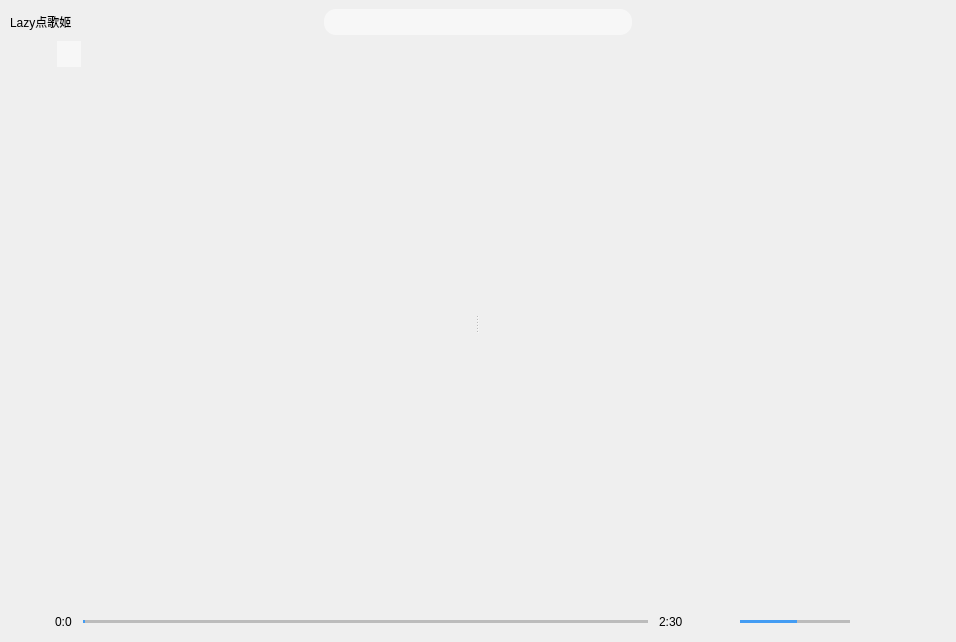
<?xml version="1.0" encoding="UTF-8"?>
<ui version="4.0">
 <class>OrderPlayerWindow</class>
 <widget class="QMainWindow" name="OrderPlayerWindow">
  <property name="geometry">
   <rect>
    <x>0</x>
    <y>0</y>
    <width>956</width>
    <height>642</height>
   </rect>
  </property>
  <property name="windowTitle">
   <string>Lazy点歌姬</string>
  </property>
  <property name="windowIcon">
   <iconset resource="resources.qrc">
    <normaloff>:/icons/candy</normaloff>:/icons/candy</iconset>
  </property>
  <property name="styleSheet">
   <string notr="true"/>
  </property>
  <widget class="QWidget" name="centralwidget">
   <layout class="QVBoxLayout" name="verticalLayout_3" stretch="0,1,0">
    <item>
     <layout class="QHBoxLayout" name="searchEditLayout" stretch="1,1,1">
      <property name="leftMargin">
       <number>0</number>
      </property>
      <item>
       <widget class="QPushButton" name="titleButton">
        <property name="styleSheet">
         <string notr="true">text-align: left;</string>
        </property>
        <property name="text">
         <string>Lazy点歌姬</string>
        </property>
        <property name="icon">
         <iconset resource="resources.qrc">
          <normaloff>:/icons/candy</normaloff>:/icons/candy</iconset>
        </property>
        <property name="flat">
         <bool>true</bool>
        </property>
       </widget>
      </item>
      <item>
       <widget class="QWidget" name="widget" native="true">
        <property name="sizePolicy">
         <sizepolicy hsizetype="Minimum" vsizetype="Preferred">
          <horstretch>0</horstretch>
          <verstretch>0</verstretch>
         </sizepolicy>
        </property>
        <property name="minimumSize">
         <size>
          <width>20</width>
          <height>24</height>
         </size>
        </property>
        <property name="styleSheet">
         <string notr="true">#widget
{
	border: none;
	border-radius: 12px;
	background: rgba(255, 255, 255, 128);
}</string>
        </property>
        <layout class="QHBoxLayout" name="horizontalLayout">
         <property name="leftMargin">
          <number>9</number>
         </property>
         <property name="topMargin">
          <number>2</number>
         </property>
         <property name="bottomMargin">
          <number>2</number>
         </property>
         <item>
          <widget class="QLineEdit" name="searchEdit">
           <property name="styleSheet">
            <string notr="true">QLineEdit
{
	border: none;
	background: transparent;
}</string>
           </property>
          </widget>
         </item>
         <item>
          <widget class="QPushButton" name="searchButton">
           <property name="styleSheet">
            <string notr="true">background: transparent;</string>
           </property>
           <property name="text">
            <string/>
           </property>
           <property name="icon">
            <iconset resource="resources.qrc">
             <normaloff>:/icons/search</normaloff>:/icons/search</iconset>
           </property>
           <property name="flat">
            <bool>true</bool>
           </property>
          </widget>
         </item>
        </layout>
       </widget>
      </item>
      <item>
       <widget class="QWidget" name="searchRightSpacingWidget" native="true">
        <layout class="QHBoxLayout" name="horizontalLayout_2">
         <property name="spacing">
          <number>0</number>
         </property>
         <property name="leftMargin">
          <number>0</number>
         </property>
         <property name="topMargin">
          <number>0</number>
         </property>
         <property name="rightMargin">
          <number>0</number>
         </property>
         <property name="bottomMargin">
          <number>0</number>
         </property>
         <item>
          <spacer name="horizontalSpacer">
           <property name="orientation">
            <enum>Qt::Horizontal</enum>
           </property>
           <property name="sizeHint" stdset="0">
            <size>
             <width>40</width>
             <height>20</height>
            </size>
           </property>
          </spacer>
         </item>
         <item>
          <widget class="QPushButton" name="settingsButton">
           <property name="text">
            <string/>
           </property>
           <property name="icon">
            <iconset resource="resources.qrc">
             <normaloff>:/icons/settings</normaloff>:/icons/settings</iconset>
           </property>
           <property name="flat">
            <bool>true</bool>
           </property>
          </widget>
         </item>
        </layout>
       </widget>
      </item>
     </layout>
    </item>
    <item>
     <widget class="QSplitter" name="splitter">
      <property name="sizePolicy">
       <sizepolicy hsizetype="Minimum" vsizetype="Preferred">
        <horstretch>0</horstretch>
        <verstretch>0</verstretch>
       </sizepolicy>
      </property>
      <property name="styleSheet">
       <string notr="true">QWidget
{
	background: transparent;
}</string>
      </property>
      <property name="orientation">
       <enum>Qt::Horizontal</enum>
      </property>
      <widget class="QWidget" name="layoutWidget">
       <layout class="QVBoxLayout" name="verticalLayout">
        <property name="leftMargin">
         <number>0</number>
        </property>
        <property name="bottomMargin">
         <number>0</number>
        </property>
        <item>
         <widget class="QTabWidget" name="listTabWidget">
          <property name="enabled">
           <bool>true</bool>
          </property>
          <property name="styleSheet">
           <string notr="true">QTabWidget
{
	background: transparent;
	border: none;
}

QTabWidget::tab-bar
{
	background: transparent;
	border: none;
}

QTabWidget::pane
{
	background: transparent;
	border: none;
}

QTabBar::tab
{
	background: transparent;
}

QTabBar::tab:hover
{
	background: rgba(255,255,255,64);
}

QTabBar::tab:selected
{
	background: rgba(255,255,255,128);
}

QTabBar::tab:disabled
{
	width: 0;
	color: transparent;
	tab-image: none;
}</string>
          </property>
          <property name="tabShape">
           <enum>QTabWidget::Rounded</enum>
          </property>
          <property name="currentIndex">
           <number>2</number>
          </property>
          <widget class="QWidget" name="tab">
           <property name="styleSheet">
            <string notr="true">QWidget
{
	background: transparent;
	border: none;
}</string>
           </property>
           <attribute name="icon">
            <iconset resource="resources.qrc">
             <normaloff>:/icons/order</normaloff>:/icons/order</iconset>
           </attribute>
           <attribute name="title">
            <string/>
           </attribute>
           <attribute name="toolTip">
            <string>点歌：根据弹幕自动搜索添加</string>
           </attribute>
           <layout class="QVBoxLayout" name="verticalLayout_4">
            <property name="leftMargin">
             <number>0</number>
            </property>
            <property name="topMargin">
             <number>0</number>
            </property>
            <property name="rightMargin">
             <number>0</number>
            </property>
            <property name="bottomMargin">
             <number>0</number>
            </property>
            <item>
             <widget class="QListView" name="orderSongsListView">
              <property name="contextMenuPolicy">
               <enum>Qt::CustomContextMenu</enum>
              </property>
              <property name="styleSheet">
               <string notr="true">#orderSongsListView
{
	background: transparent;
	border: none;
}</string>
              </property>
              <property name="editTriggers">
               <set>QAbstractItemView::NoEditTriggers</set>
              </property>
              <property name="selectionMode">
               <enum>QAbstractItemView::ExtendedSelection</enum>
              </property>
              <property name="selectionBehavior">
               <enum>QAbstractItemView::SelectRows</enum>
              </property>
             </widget>
            </item>
           </layout>
          </widget>
          <widget class="QWidget" name="tab_4">
           <property name="styleSheet">
            <string notr="true">QWidget
{
	background: transparent;
	border: none;
}</string>
           </property>
           <attribute name="icon">
            <iconset resource="resources.qrc">
             <normaloff>:/icons/random</normaloff>:/icons/random</iconset>
           </attribute>
           <attribute name="title">
            <string/>
           </attribute>
           <attribute name="toolTip">
            <string>常时：没有点歌时随机播放里面的</string>
           </attribute>
           <layout class="QVBoxLayout" name="verticalLayout_9">
            <property name="leftMargin">
             <number>0</number>
            </property>
            <property name="topMargin">
             <number>0</number>
            </property>
            <property name="rightMargin">
             <number>0</number>
            </property>
            <property name="bottomMargin">
             <number>0</number>
            </property>
            <item>
             <widget class="QListView" name="normalSongsListView">
              <property name="contextMenuPolicy">
               <enum>Qt::CustomContextMenu</enum>
              </property>
              <property name="styleSheet">
               <string notr="true">#playHistoriesListView
{
	background: transparent;
	border: none;
}</string>
              </property>
              <property name="editTriggers">
               <set>QAbstractItemView::NoEditTriggers</set>
              </property>
              <property name="selectionMode">
               <enum>QAbstractItemView::ExtendedSelection</enum>
              </property>
              <property name="selectionBehavior">
               <enum>QAbstractItemView::SelectRows</enum>
              </property>
             </widget>
            </item>
           </layout>
          </widget>
          <widget class="QWidget" name="tab_2">
           <property name="styleSheet">
            <string notr="true">QWidget
{
	background: transparent;
	border: none;
}</string>
           </property>
           <attribute name="icon">
            <iconset resource="resources.qrc">
             <normaloff>:/icons/favorite</normaloff>:/icons/favorite</iconset>
           </attribute>
           <attribute name="title">
            <string/>
           </attribute>
           <attribute name="toolTip">
            <string>收藏</string>
           </attribute>
           <layout class="QVBoxLayout" name="verticalLayout_5">
            <property name="leftMargin">
             <number>0</number>
            </property>
            <property name="topMargin">
             <number>0</number>
            </property>
            <property name="rightMargin">
             <number>0</number>
            </property>
            <property name="bottomMargin">
             <number>0</number>
            </property>
            <item>
             <widget class="QListView" name="favoriteSongsListView">
              <property name="contextMenuPolicy">
               <enum>Qt::CustomContextMenu</enum>
              </property>
              <property name="styleSheet">
               <string notr="true">#favoriteSongsListView
{
	background: transparent;
	border: none;
}



</string>
              </property>
              <property name="editTriggers">
               <set>QAbstractItemView::EditKeyPressed</set>
              </property>
              <property name="selectionMode">
               <enum>QAbstractItemView::ExtendedSelection</enum>
              </property>
              <property name="selectionBehavior">
               <enum>QAbstractItemView::SelectRows</enum>
              </property>
             </widget>
            </item>
           </layout>
          </widget>
          <widget class="QWidget" name="tab_5">
           <property name="enabled">
            <bool>true</bool>
           </property>
           <property name="styleSheet">
            <string notr="true">QWidget
{
	background: transparent;
	border: none;
}</string>
           </property>
           <attribute name="icon">
            <iconset resource="resources.qrc">
             <normaloff>:/icons/playlist</normaloff>:/icons/playlist</iconset>
           </attribute>
           <attribute name="title">
            <string/>
           </attribute>
           <attribute name="toolTip">
            <string>歌单</string>
           </attribute>
           <layout class="QVBoxLayout" name="verticalLayout_10">
            <property name="leftMargin">
             <number>0</number>
            </property>
            <property name="topMargin">
             <number>0</number>
            </property>
            <property name="rightMargin">
             <number>0</number>
            </property>
            <property name="bottomMargin">
             <number>0</number>
            </property>
            <item>
             <widget class="QListView" name="listSongsListView">
              <property name="enabled">
               <bool>true</bool>
              </property>
              <property name="contextMenuPolicy">
               <enum>Qt::CustomContextMenu</enum>
              </property>
              <property name="styleSheet">
               <string notr="true">#playHistoriesListView
{
	background: transparent;
	border: none;
}</string>
              </property>
              <property name="editTriggers">
               <set>QAbstractItemView::NoEditTriggers</set>
              </property>
              <property name="selectionMode">
               <enum>QAbstractItemView::ExtendedSelection</enum>
              </property>
              <property name="selectionBehavior">
               <enum>QAbstractItemView::SelectRows</enum>
              </property>
             </widget>
            </item>
           </layout>
          </widget>
          <widget class="QWidget" name="tab_3">
           <property name="styleSheet">
            <string notr="true">QWidget
{
	background: transparent;
	border: none;
}</string>
           </property>
           <attribute name="icon">
            <iconset resource="resources.qrc">
             <normaloff>:/icons/history</normaloff>:/icons/history</iconset>
           </attribute>
           <attribute name="title">
            <string/>
           </attribute>
           <attribute name="toolTip">
            <string>历史</string>
           </attribute>
           <layout class="QVBoxLayout" name="verticalLayout_6">
            <property name="leftMargin">
             <number>0</number>
            </property>
            <property name="topMargin">
             <number>0</number>
            </property>
            <property name="rightMargin">
             <number>0</number>
            </property>
            <property name="bottomMargin">
             <number>0</number>
            </property>
            <item>
             <widget class="QListView" name="historySongsListView">
              <property name="contextMenuPolicy">
               <enum>Qt::CustomContextMenu</enum>
              </property>
              <property name="styleSheet">
               <string notr="true">#playHistoriesListView
{
	background: transparent;
	border: none;
}</string>
              </property>
              <property name="editTriggers">
               <set>QAbstractItemView::NoEditTriggers</set>
              </property>
              <property name="selectionMode">
               <enum>QAbstractItemView::ExtendedSelection</enum>
              </property>
              <property name="selectionBehavior">
               <enum>QAbstractItemView::SelectRows</enum>
              </property>
             </widget>
            </item>
           </layout>
          </widget>
         </widget>
        </item>
        <item>
         <layout class="QHBoxLayout" name="horizontalLayout_5" stretch="0,1">
          <item>
           <widget class="QLabel" name="playingCoverLabel">
            <property name="minimumSize">
             <size>
              <width>50</width>
              <height>50</height>
             </size>
            </property>
            <property name="text">
             <string/>
            </property>
           </widget>
          </item>
          <item>
           <layout class="QVBoxLayout" name="verticalLayout_2">
            <property name="spacing">
             <number>0</number>
            </property>
            <item>
             <widget class="QLabel" name="playingNameLabel">
              <property name="text">
               <string/>
              </property>
             </widget>
            </item>
            <item>
             <widget class="QLabel" name="playingArtistLabel">
              <property name="styleSheet">
               <string notr="true">QLabel{
	color:gray;
}</string>
              </property>
              <property name="text">
               <string/>
              </property>
             </widget>
            </item>
           </layout>
          </item>
         </layout>
        </item>
       </layout>
      </widget>
      <widget class="QStackedWidget" name="bodyStackWidget">
       <property name="layoutDirection">
        <enum>Qt::LeftToRight</enum>
       </property>
       <property name="styleSheet">
        <string notr="true">QStackWidget
{
	background: transparent;
	border: none;
}</string>
       </property>
       <property name="currentIndex">
        <number>0</number>
       </property>
       <widget class="QWidget" name="searchResultPage">
        <layout class="QVBoxLayout" name="verticalLayout_7">
         <property name="leftMargin">
          <number>5</number>
         </property>
         <property name="topMargin">
          <number>0</number>
         </property>
         <property name="rightMargin">
          <number>0</number>
         </property>
         <property name="bottomMargin">
          <number>0</number>
         </property>
         <item>
          <widget class="QTableWidget" name="searchResultTable">
           <property name="contextMenuPolicy">
            <enum>Qt::CustomContextMenu</enum>
           </property>
           <property name="styleSheet">
            <string notr="true">QTableWidget
{
	background: transparent;
	border: none;
	alternate-background-color: rgba(132, 136, 139, 20);
}

QHeaderView::section
{
	background-color: transparent;
}

QTableCornerButton::section
{
	background:transparent;
}</string>
           </property>
           <property name="editTriggers">
            <set>QAbstractItemView::EditKeyPressed</set>
           </property>
           <property name="alternatingRowColors">
            <bool>true</bool>
           </property>
           <property name="selectionMode">
            <enum>QAbstractItemView::ExtendedSelection</enum>
           </property>
           <property name="selectionBehavior">
            <enum>QAbstractItemView::SelectRows</enum>
           </property>
           <property name="verticalScrollMode">
            <enum>QAbstractItemView::ScrollPerPixel</enum>
           </property>
           <property name="horizontalScrollMode">
            <enum>QAbstractItemView::ScrollPerPixel</enum>
           </property>
           <property name="showGrid">
            <bool>false</bool>
           </property>
           <attribute name="horizontalHeaderShowSortIndicator" stdset="0">
            <bool>true</bool>
           </attribute>
           <attribute name="verticalHeaderVisible">
            <bool>false</bool>
           </attribute>
          </widget>
         </item>
        </layout>
       </widget>
       <widget class="QWidget" name="lyricsPage">
        <property name="styleSheet">
         <string notr="true">#lyricsPage
{
	background: transparent;
}</string>
        </property>
        <layout class="QVBoxLayout" name="verticalLayout_8">
         <property name="leftMargin">
          <number>5</number>
         </property>
         <property name="topMargin">
          <number>0</number>
         </property>
         <property name="rightMargin">
          <number>0</number>
         </property>
         <property name="bottomMargin">
          <number>0</number>
         </property>
         <item>
          <widget class="QScrollArea" name="scrollArea">
           <property name="contextMenuPolicy">
            <enum>Qt::CustomContextMenu</enum>
           </property>
           <property name="styleSheet">
            <string notr="true">QScrollArea
{
	background: transparent;
	border: none;
}</string>
           </property>
           <property name="widgetResizable">
            <bool>true</bool>
           </property>
           <widget class="LyricStreamWidget" name="lyricWidget">
            <property name="geometry">
             <rect>
              <x>0</x>
              <y>0</y>
              <width>456</width>
              <height>514</height>
             </rect>
            </property>
            <property name="styleSheet">
             <string notr="true">#lyricWidget
{
	background: transparent;
}</string>
            </property>
           </widget>
          </widget>
         </item>
        </layout>
       </widget>
      </widget>
     </widget>
    </item>
    <item>
     <layout class="QHBoxLayout" name="horizontalLayout_4">
      <item>
       <widget class="QPushButton" name="playButton">
        <property name="text">
         <string/>
        </property>
        <property name="icon">
         <iconset resource="resources.qrc">
          <normaloff>:/icons/play</normaloff>:/icons/play</iconset>
        </property>
        <property name="flat">
         <bool>true</bool>
        </property>
       </widget>
      </item>
      <item>
       <widget class="QLabel" name="playingCurrentTimeLabel">
        <property name="text">
         <string>0:0</string>
        </property>
       </widget>
      </item>
      <item>
       <widget class="QSlider" name="playProgressSlider">
        <property name="styleSheet">
         <string notr="true">QSlider{ border-color: #bcbcbc; }
QSlider::groove:horizontal { border: 1px solid #999999; height: 1px; margin: 0px 0; left: 5px; right: 5px; }
QSlider::handle:horizontal { border: 0px ; border-image: url(:/icons/heart); width: 15px; margin: -7px -7px -7px -7px; }
QSlider::add-page:horizontal{ background: qlineargradient(spread:pad, x1:0, y1:1, x2:0, y2:0, stop:0 #bcbcbc, stop:0.25 #bcbcbc, stop:0.5 #bcbcbc, stop:1 #bcbcbc); } 
QSlider::sub-page:horizontal{ background: qlineargradient(spread:pad, x1:0, y1:1, x2:0, y2:0, stop:0 #439cf3, stop:0.25 #439cf3, stop:0.5 #439cf3, stop:1 #439cf3); }</string>
        </property>
        <property name="orientation">
         <enum>Qt::Horizontal</enum>
        </property>
       </widget>
      </item>
      <item>
       <widget class="QLabel" name="playingAllTimeLabel">
        <property name="text">
         <string>2:30</string>
        </property>
       </widget>
      </item>
      <item>
       <widget class="QPushButton" name="volumeButton">
        <property name="text">
         <string/>
        </property>
        <property name="icon">
         <iconset resource="resources.qrc">
          <normaloff>:/icons/volume</normaloff>:/icons/volume</iconset>
        </property>
        <property name="flat">
         <bool>true</bool>
        </property>
       </widget>
      </item>
      <item>
       <widget class="QSlider" name="volumeSlider">
        <property name="maximumSize">
         <size>
          <width>120</width>
          <height>16777215</height>
         </size>
        </property>
        <property name="styleSheet">
         <string notr="true">QSlider{ border-color: #bcbcbc; }
QSlider::groove:horizontal { border: 1px solid #999999; height: 1px; margin: 0px 0; left: 5px; right: 5px; }
QSlider::handle:horizontal { border: 0px ; border-image: url(:/icons/heart2); width: 15px; margin: -7px -7px -7px -7px; }
QSlider::add-page:horizontal{ background: qlineargradient(spread:pad, x1:0, y1:1, x2:0, y2:0, stop:0 #bcbcbc, stop:0.25 #bcbcbc, stop:0.5 #bcbcbc, stop:1 #bcbcbc); } 
QSlider::sub-page:horizontal{ background: qlineargradient(spread:pad, x1:0, y1:1, x2:0, y2:0, stop:0 #439cf3, stop:0.25 #439cf3, stop:0.5 #439cf3, stop:1 #439cf3); }</string>
        </property>
        <property name="maximum">
         <number>100</number>
        </property>
        <property name="singleStep">
         <number>10</number>
        </property>
        <property name="value">
         <number>50</number>
        </property>
        <property name="orientation">
         <enum>Qt::Horizontal</enum>
        </property>
       </widget>
      </item>
      <item>
       <widget class="QPushButton" name="circleModeButton">
        <property name="text">
         <string/>
        </property>
        <property name="icon">
         <iconset resource="resources.qrc">
          <normaloff>:/icons/order_list</normaloff>:/icons/order_list</iconset>
        </property>
        <property name="autoDefault">
         <bool>false</bool>
        </property>
        <property name="default">
         <bool>false</bool>
        </property>
        <property name="flat">
         <bool>true</bool>
        </property>
       </widget>
      </item>
      <item>
       <widget class="QPushButton" name="desktopLyricButton">
        <property name="text">
         <string/>
        </property>
        <property name="icon">
         <iconset resource="resources.qrc">
          <normaloff>:/icons/lyric_hide</normaloff>:/icons/lyric_hide</iconset>
        </property>
        <property name="flat">
         <bool>true</bool>
        </property>
       </widget>
      </item>
     </layout>
    </item>
   </layout>
  </widget>
  <widget class="QMenuBar" name="menubar">
   <property name="geometry">
    <rect>
     <x>0</x>
     <y>0</y>
     <width>956</width>
     <height>26</height>
    </rect>
   </property>
  </widget>
 </widget>
 <customwidgets>
  <customwidget>
   <class>LyricStreamWidget</class>
   <extends>QWidget</extends>
   <header>lyricstreamwidget.h</header>
   <container>1</container>
  </customwidget>
 </customwidgets>
 <resources>
  <include location="resources.qrc"/>
 </resources>
 <connections/>
</ui>
